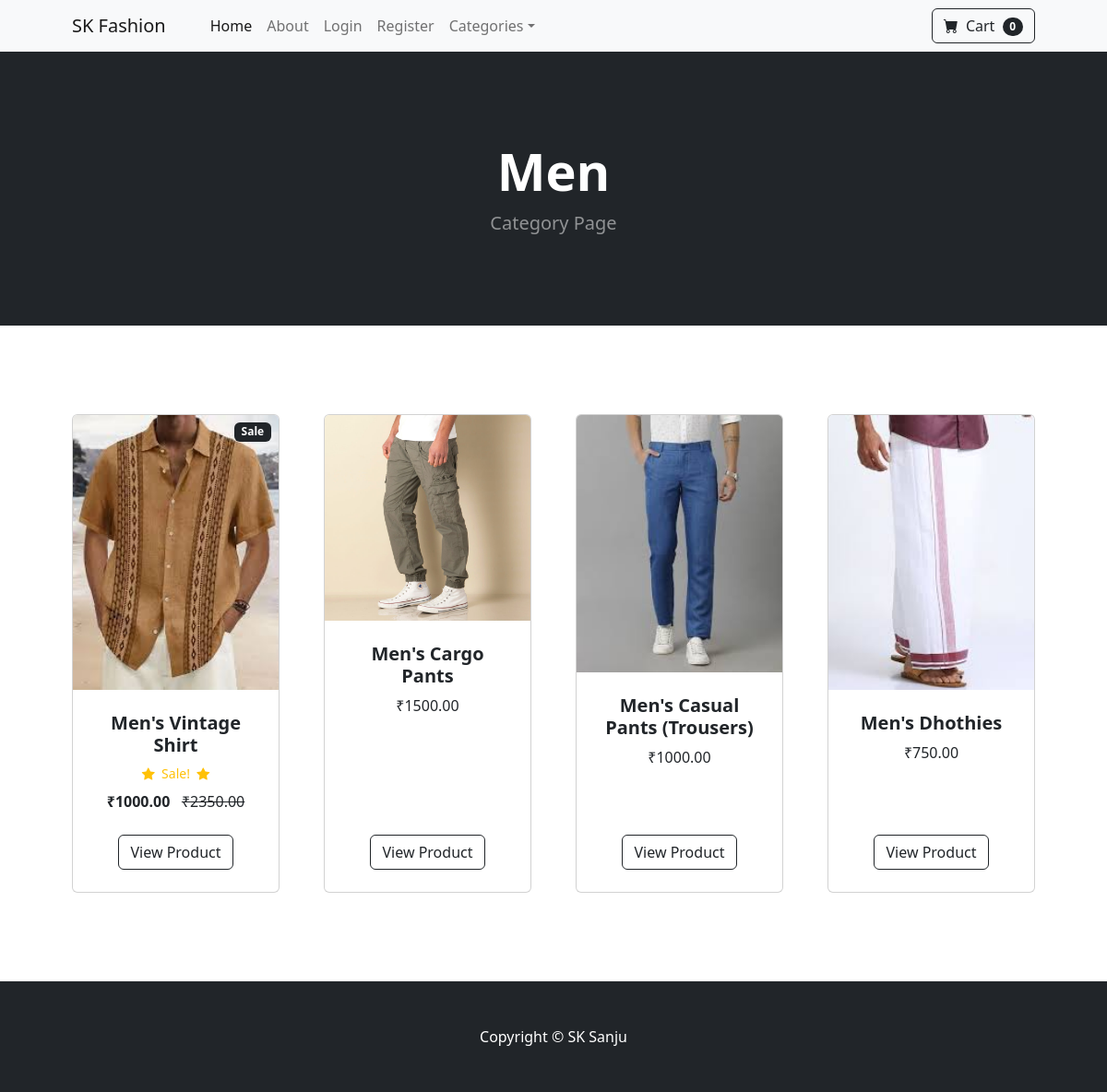
Page /category/Men on the committed database.
### store/models.py (models this page shows, shortened)
class Category(models.Model):
    id = models.AutoField(primary_key=True)
    name = models.CharField(max_length=50)
    def __str__(self):
        return self.name
    class Meta:
        verbose_name_plural = 'categories'

class Product(models.Model):
    id = models.AutoField(primary_key=True)
    name = models.CharField(max_length=50)
    price = models.DecimalField(default=0, decimal_places=2, max_digits=10)
    category = models.ForeignKey(Category, on_delete=models.CASCADE, db_column='category_id', blank=False, null=False)
    description = models.CharField(max_length=250, default='', blank=True, null=True)
    image = models.ImageField( upload_to='uploads/product/')
    is_sale = models.BooleanField(default=False)
    sale_price = models.DecimalField(default=0, decimal_places=2, max_digits=10)

### store/views.py (the view)
# urls.py: path('category/<str:foo>',views.category, name='category'),
def category(request, foo):
    category = Category.objects.get(name = foo)
    products = Product.objects.filter(category=category)
    context = {
        'category': category,
        'products': products,
    }
    return render(request, 'category.html', context)

### cart/cart.py (called while the page is built)
    def __len__(self):
        return len(self.cart)

### cart/context_processors.py (called while the page is built)
def cart(request):
    return{'cart':Cart(request)}

### store/templates/category.html (shortened to what this page needs)
{% extends "base.html" %}
{% load static %}
{% block content %}
        <header class="bg-dark py-5">
            <div class="container px-4 px-lg-5 my-5">
                <div class="text-center text-white">
                    <h1 class="display-4 fw-bolder">{{category}}</h1>
                    <p class="lead fw-normal text-white-50 mb-0">Category Page</p>
                </div>
            </div>
        </header>
        <section class="py-5">
            <div class="container px-4 px-lg-5 mt-5">
                <div class="row gx-4 gx-lg-5 row-cols-2 row-cols-md-3 row-cols-xl-4 justify-content-center">
                    {% for product in products %}
                    {% if product.is_sale %}
                    <div class="col mb-5">
                        <div class="card h-100">
                                <div class="badge bg-dark text-white position-absolute" style="top: 0.5rem; right: 0.5rem">Sale</div>
                            <img src="{{product.image.url}}" class="card-img-top" alt='img not found'/>
                            <div class="card-body p-4">
                                <div class="text-center">
                                    <h5 class="fw-bolder">{{product.name}}</h5>
                                    <div class="d-flex justify-content-center small text-warning mb-2">
                                        <div class="bi-star-fill"></div>
                                        &nbsp;&nbsp;Sale!&nbsp;&nbsp;
                                        <div class="bi-star-fill"></div>
                                    </div>
                                    <strong>₹{{product.sale_price}}</strong>
                                    <strike>
                                        ₹{{product.price}}
                                    </strike>
                                </div>
                            </div>
                            <div class="card-footer p-4 pt-0 border-top-0 bg-transparent">
                                <div class="text-center"><a class="btn btn-outline-dark mt-auto" href="{% url "product" product.id %}">View Product</a></div>
                            </div>
                        </div>
                    </div>
                    {% else %}
                    <div class="col mb-5">
                        <div class="card h-100">
                            <img src="{{product.image.url}}" class="card-img-top" alt='img not found'/>
                            <div class="card-body p-4">
                                <div class="text-center">
                                    <h5 class="fw-bolder">{{product.name}}</h5>
                                    ₹{{product.price}}
                                </div>
                            </div>
                            <div class="card-footer p-4 pt-0 border-top-0 bg-transparent">
                                <div class="text-center"><a class="btn btn-outline-dark mt-auto" href="{% url 'product' product.id %}">View Product</a></div>
                            </div>
                        </div>
                    </div>
                    {% endif %}
                    {% endfor %}
        </section>
        {% endblock %}

### rows in the picture
Category: name "Men"
Product: image (picture), name "Men's Vintage Shirt", sale_price "1000.00", price "2350.00"
Product: image (picture), name "Men's Cargo Pants", price "1500.00"
Product: image (picture), name "Men's Casual Pants (Trousers)", price "1000.00"
Product: image (picture), name "Men's Dhothies", price "750.00"

### other values in the picture
{{ cart|length }} "0"
